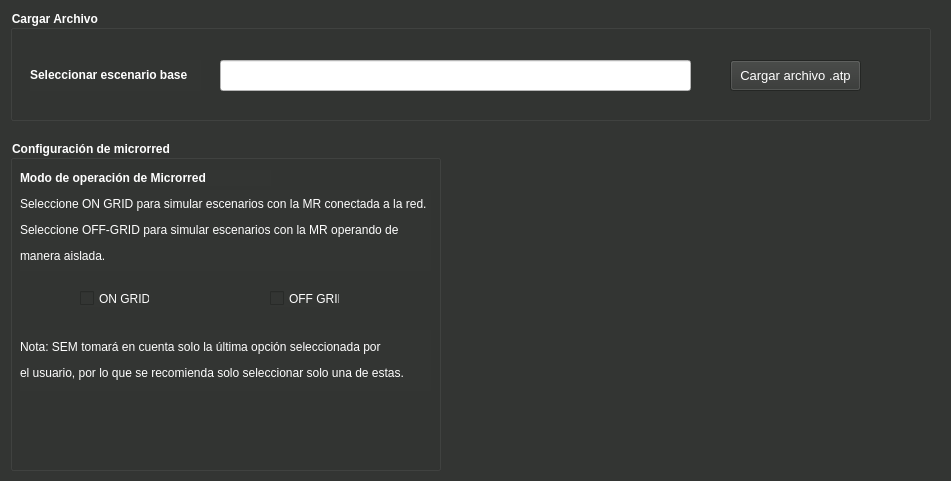
      <widget class="QWidget" name="SetPage" native="true">
       <property name="geometry">
        <rect>
         <x>30</x>
         <y>50</y>
         <width>951</width>
         <height>481</height>
        </rect>
       </property>
       <property name="styleSheet">
        <string notr="true">background-color: rgb(51, 53, 51);</string>
       </property>
       <widget class="QGroupBox" name="groupBox_9">
        <property name="geometry">
         <rect>
          <x>10</x>
          <y>140</y>
          <width>431</width>
          <height>331</height>
         </rect>
        </property>
        <property name="font">
         <font>
          <pointsize>9</pointsize>
          <weight>75</weight>
          <bold>true</bold>
         </font>
        </property>
        <property name="styleSheet">
         <string notr="true">color: rgb(255, 255, 255);</string>
        </property>
        <property name="title">
         <string>Configuración de microrred</string>
        </property>
        <widget class="QLabel" name="label_32">
         <property name="geometry">
          <rect>
           <x>10</x>
           <y>30</y>
           <width>251</width>
           <height>16</height>
          </rect>
         </property>
         <property name="text">
          <string>&lt;html&gt;&lt;head/&gt;&lt;body&gt;&lt;p&gt;&lt;span style=&quot; font-size:9pt; font-weight:600;&quot;&gt;Modo de operación de Microrred&lt;/span&gt;&lt;/p&gt;&lt;/body&gt;&lt;/html&gt;</string>
         </property>
        </widget>
        <widget class="QLabel" name="label_33">
         <property name="geometry">
          <rect>
           <x>10</x>
           <y>50</y>
           <width>411</width>
           <height>81</height>
          </rect>
         </property>
         <property name="text">
          <string>&lt;html&gt;&lt;head/&gt;&lt;body&gt;&lt;p&gt;&lt;span style=&quot; font-size:9pt;&quot;&gt;Seleccione ON GRID para simular escenarios con la MR conectada a la red.&lt;/span&gt;&lt;/p&gt;&lt;p&gt;&lt;span style=&quot; font-size:9pt;&quot;&gt;Seleccione OFF-GRID para simular escenarios con la MR operando de &lt;/span&gt;&lt;/p&gt;&lt;p&gt;&lt;span style=&quot; font-size:9pt;&quot;&gt;manera aislada.&lt;/span&gt;&lt;/p&gt;&lt;/body&gt;&lt;/html&gt;</string>
         </property>
        </widget>
        <widget class="QCheckBox" name="ongridcheck">
         <property name="geometry">
          <rect>
           <x>70</x>
           <y>150</y>
           <width>70</width>
           <height>17</height>
          </rect>
         </property>
         <property name="text">
          <string>ON GRID</string>
         </property>
        </widget>
        <widget class="QCheckBox" name="offgridcheck">
         <property name="geometry">
          <rect>
           <x>260</x>
           <y>150</y>
           <width>70</width>
           <height>17</height>
          </rect>
         </property>
         <property name="text">
          <string>OFF GRID</string>
         </property>
        </widget>
        <widget class="QLabel" name="label_35">
         <property name="geometry">
          <rect>
           <x>10</x>
           <y>190</y>
           <width>411</width>
           <height>61</height>
          </rect>
         </property>
         <property name="text">
          <string>&lt;html&gt;&lt;head/&gt;&lt;body&gt;&lt;p&gt;&lt;span style=&quot; font-size:9pt;&quot;&gt;Nota: SEM tomará en cuenta solo la última opción seleccionada por &lt;/span&gt;&lt;/p&gt;&lt;p&gt;&lt;span style=&quot; font-size:9pt;&quot;&gt;el usuario, por lo que se recomienda solo seleccionar solo una de estas.&lt;/span&gt;&lt;/p&gt;&lt;/body&gt;&lt;/html&gt;</string>
         </property>
        </widget>
       </widget>
       <widget class="QLabel" name="label_31">
        <property name="geometry">
         <rect>
          <x>460</x>
          <y>140</y>
          <width>481</width>
          <height>331</height>
         </rect>
        </property>
        <property name="text">
         <string/>
        </property>
        <property name="pixmap">
         <pixmap>../Images/MG.jpg</pixmap>
        </property>
       </widget>
       <widget class="QGroupBox" name="groupBox_10">
        <property name="geometry">
         <rect>
          <x>10</x>
          <y>10</y>
          <width>921</width>
          <height>111</height>
         </rect>
        </property>
        <property name="font">
         <font>
          <pointsize>9</pointsize>
          <weight>75</weight>
          <bold>true</bold>
         </font>
        </property>
        <property name="styleSheet">
         <string notr="true">color: rgb(255, 255, 255);</string>
        </property>
        <property name="title">
         <string>Cargar Archivo </string>
        </property>
        <widget class="QLineEdit" name="lineEdit">
         <property name="geometry">
          <rect>
           <x>210</x>
           <y>50</y>
           <width>471</width>
           <height>31</height>
          </rect>
         </property>
         <property name="font">
          <font>
           <pointsize>10</pointsize>
          </font>
         </property>
         <property name="styleSheet">
          <string notr="true">background-color: rgb(255, 255, 255);
color: rgb(0, 0, 0);</string>
         </property>
         <property name="text">
          <string/>
         </property>
        </widget>
        <widget class="QPushButton" name="ATPbutton">
         <property name="geometry">
          <rect>
           <x>720</x>
           <y>50</y>
           <width>131</width>
           <height>31</height>
          </rect>
         </property>
         <property name="palette">
          <palette>
           <active>
            <colorrole role="WindowText">
             <brush brushstyle="SolidPattern">
              <color alpha="255">
               <red>255</red>
               <green>255</green>
               <blue>255</blue>
              </color>
             </brush>
            </colorrole>
            <colorrole role="Button">
             <brush brushstyle="SolidPattern">
              <color alpha="255">
               <red>51</red>
               <green>53</green>
               <blue>51</blue>
              </color>
             </brush>
            </colorrole>
            <colorrole role="Text">
             <brush brushstyle="SolidPattern">
              <color alpha="255">
               <red>255</red>
               <green>255</green>
               <blue>255</blue>
              </color>
             </brush>
            </colorrole>
            <colorrole role="ButtonText">
             <brush brushstyle="SolidPattern">
              <color alpha="255">
               <red>255</red>
               <green>255</green>
               <blue>255</blue>
              </color>
             </brush>
            </colorrole>
            <colorrole role="Base">
             <brush brushstyle="SolidPattern">
              <color alpha="255">
               <red>51</red>
               <green>53</green>
               <blue>51</blue>
              </color>
             </brush>
            </colorrole>
            <colorrole role="Window">
             <brush brushstyle="SolidPattern">
              <color alpha="255">
               <red>51</red>
               <green>53</green>
               <blue>51</blue>
              </color>
             </brush>
            </colorrole>
           </active>
           <inactive>
            <colorrole role="WindowText">
             <brush brushstyle="SolidPattern">
              <color alpha="255">
               <red>255</red>
               <green>255</green>
               <blue>255</blue>
              </color>
             </brush>
            </colorrole>
            <colorrole role="Button">
             <brush brushstyle="SolidPattern">
              <color alpha="255">
               <red>51</red>
               <green>53</green>
               <blue>51</blue>
              </color>
             </brush>
            </colorrole>
            <colorrole role="Text">
             <brush brushstyle="SolidPattern">
              <color alpha="255">
               <red>255</red>
               <green>255</green>
               <blue>255</blue>
              </color>
             </brush>
            </colorrole>
            <colorrole role="ButtonText">
             <brush brushstyle="SolidPattern">
              <color alpha="255">
               <red>255</red>
               <green>255</green>
               <blue>255</blue>
              </color>
             </brush>
            </colorrole>
            <colorrole role="Base">
             <brush brushstyle="SolidPattern">
              <color alpha="255">
               <red>51</red>
               <green>53</green>
               <blue>51</blue>
              </color>
             </brush>
            </colorrole>
            <colorrole role="Window">
             <brush brushstyle="SolidPattern">
              <color alpha="255">
               <red>51</red>
               <green>53</green>
               <blue>51</blue>
              </color>
             </brush>
            </colorrole>
           </inactive>
           <disabled>
            <colorrole role="WindowText">
             <brush brushstyle="SolidPattern">
              <color alpha="255">
               <red>255</red>
               <green>255</green>
               <blue>255</blue>
              </color>
             </brush>
            </colorrole>
            <colorrole role="Button">
             <brush brushstyle="SolidPattern">
              <color alpha="255">
               <red>51</red>
               <green>53</green>
               <blue>51</blue>
              </color>
             </brush>
            </colorrole>
            <colorrole role="Text">
             <brush brushstyle="SolidPattern">
              <color alpha="255">
               <red>255</red>
               <green>255</green>
               <blue>255</blue>
              </color>
             </brush>
            </colorrole>
            <colorrole role="ButtonText">
             <brush brushstyle="SolidPattern">
              <color alpha="255">
               <red>255</red>
               <green>255</green>
               <blue>255</blue>
              </color>
             </brush>
            </colorrole>
            <colorrole role="Base">
             <brush brushstyle="SolidPattern">
              <color alpha="255">
               <red>51</red>
               <green>53</green>
               <blue>51</blue>
              </color>
             </brush>
            </colorrole>
            <colorrole role="Window">
             <brush brushstyle="SolidPattern">
              <color alpha="255">
               <red>51</red>
               <green>53</green>
               <blue>51</blue>
              </color>
             </brush>
            </colorrole>
           </disabled>
          </palette>
         </property>
         <property name="font">
          <font>
           <pointsize>10</pointsize>
          </font>
         </property>
         <property name="text">
          <string>Cargar archivo .atp</string>
         </property>
        </widget>
        <widget class="QLabel" name="label_29">
         <property name="geometry">
          <rect>
           <x>20</x>
           <y>50</y>
           <width>171</width>
           <height>31</height>
          </rect>
         </property>
         <property name="text">
          <string>&lt;html&gt;&lt;head/&gt;&lt;body&gt;&lt;p&gt;&lt;span style=&quot; font-size:9pt; font-weight:600; color:#ffffff;&quot;&gt;Seleccionar escenario base&lt;/span&gt;&lt;/p&gt;&lt;/body&gt;&lt;/html&gt;</string>
         </property>
        </widget>
       </widget>
      </widget>
